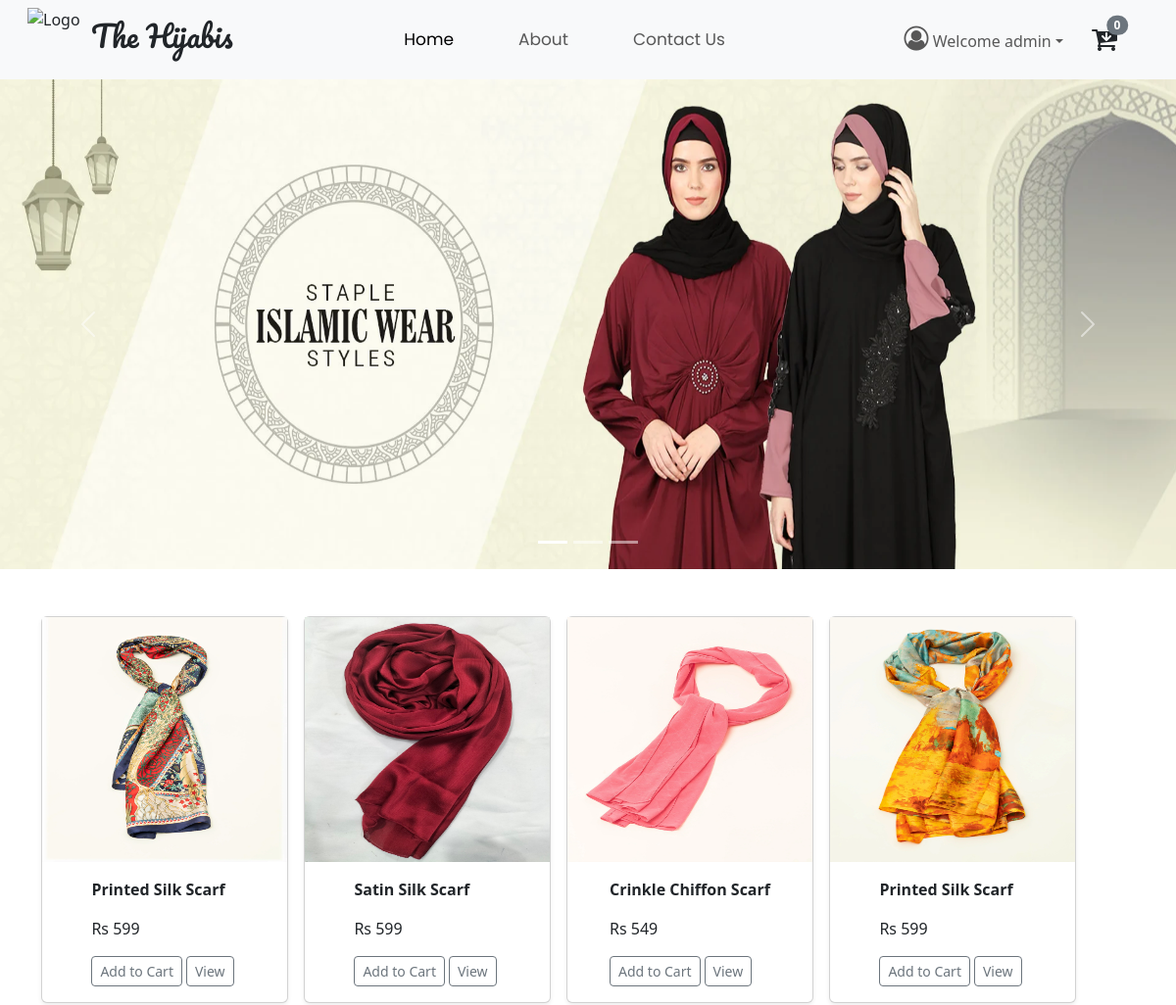
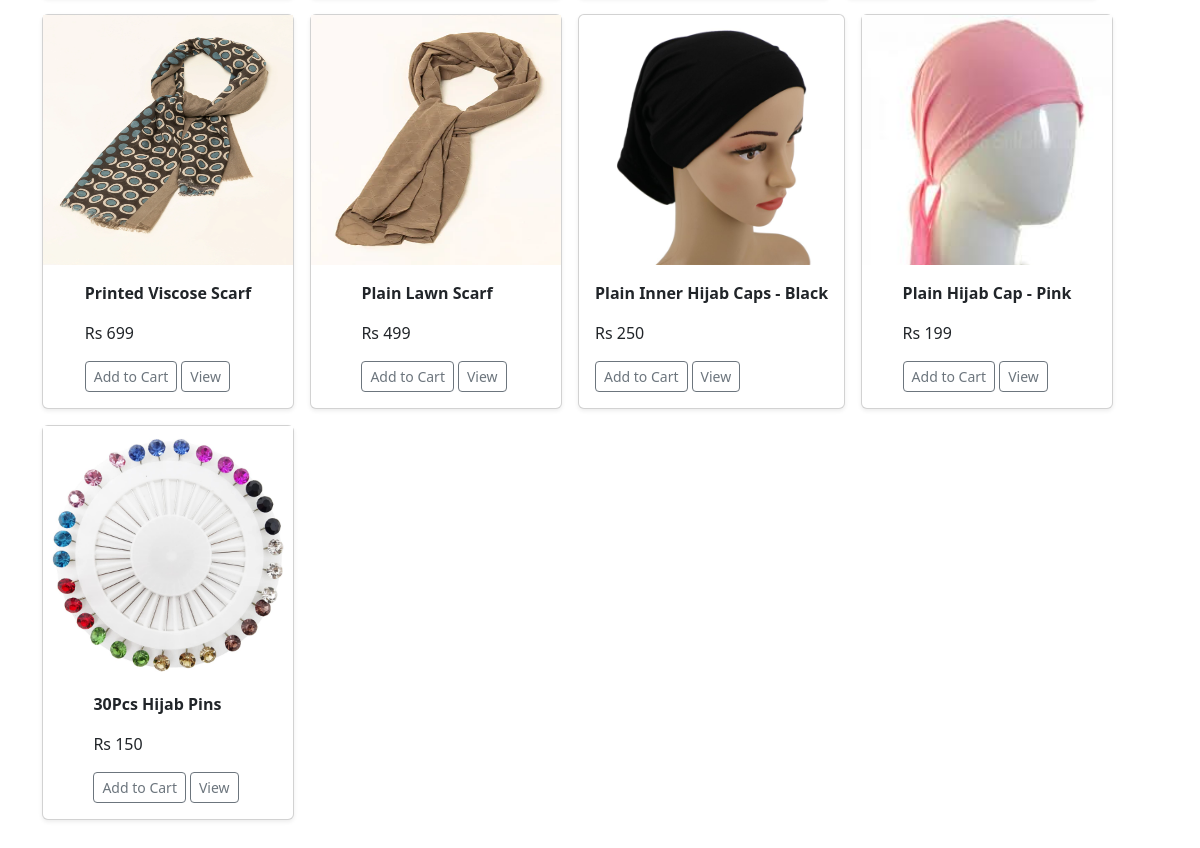
The app's page / (signed in) with its own data (2 pictures, top to bottom).
### home/models.py (models this page shows, shortened)
class Product(models.Model):
    product_id=models.AutoField
    product_name=models.CharField(max_length=50)
    desc=models.CharField(max_length=300)
    pub_date=models.DateField()
    category=models.CharField(max_length=50 ,default="")
    sub_category=models.CharField(max_length=50, default="")
    price=models.IntegerField(default=0)
    image=models.ImageField(upload_to="home/images", default="")

### home/views.py (the view, shortened to what this page needs)
# urls.py: path("",views.index, name='home'),
def index(request):
     products = None
     products=Product.objects.all()
     product=request.POST.get('product')
     cart = request.session.get('cart',{})
     request.session['cart']=cart
     print(cart)
     print(request.user)
     if request.user.is_anonymous:
        return redirect("/login")
     return render(request,'index.html',{'products': products})

### home/templatetags/cart.py (called while the page is built)
@register.filter(name='cart_quantity')
def cart_quantity(product  , cart):
    keys = cart.keys()
    for id in keys:
        try:
            if int(id) == product.id:
                return cart.get(id)
        except:
            continue
    return 0

@register.filter(name='total_cart_items')
def total_cart_items(products,cart):
    sum=0
    for p in products:
        sum+= cart_quantity(p,cart)
    return sum

### templates/index.html (shortened to what this page needs)
{% extends 'base.html' %}
{% block body %}
{%load cart %}
{%load static%}
<div class="container-fluid my-0 px-0">
  <div id="carouselExampleIndicators" class="carousel slide">
    <div class="carousel-indicators">
      <button type="button" data-bs-target="#carouselExampleIndicators" data-bs-slide-to="0" class="active"
        aria-current="true" aria-label="Slide 1"></button>
      <button type="button" data-bs-target="#carouselExampleIndicators" data-bs-slide-to="1"
        aria-label="Slide 2"></button>
      <button type="button" data-bs-target="#carouselExampleIndicators" data-bs-slide-to="2"
        aria-label="Slide 3"></button>
    </div>
    <div class="carousel-inner">
      <div class="carousel-item active">
        <img src="{%static 'img/img1.webp' %}"
        {% comment %} <img src="https://c0.wallpaperflare.com/preview/618/457/132/beautiful-cute-elegant-fashion.jpg" {% endcomment %}
          class="d-block w-100" style="width: 1600px; height: 500px;  " alt="...">
      </div>
    </div>
    <button class="carousel-control-prev" type="button" data-bs-target="#carouselExampleIndicators"
      data-bs-slide="prev">
      <span class="carousel-control-prev-icon" aria-hidden="true"></span>
    </button>
    <button class="carousel-control-next" type="button" data-bs-target="#carouselExampleIndicators"
      data-bs-slide="next">
      <span class="carousel-control-next-icon" aria-hidden="true"></span>
    </button>
  </div>
</div>
<div class="container my-5 ">
  {%block content%}
  <div class="row row-cols-1 row-cols-sm-2 row-cols-md-3 g-3">
    {% for product in products %}
    <div class="col" style='width:fit-content;'>
      <div class="card shadow-sm align-items-center " id={{product.id}}>
        <img src="/media/{{ product.image }}" width="250" height="250" alt="">
        <div class="card-body">
          <p class="card-text"><b>{{ product.product_name }}</b></p>
          <p>Rs {{ product.price }}</p>
          <div class="d-flex justify-content-between align-items-center">
            <div class="btn-group">
              <form action="/#{{ product.id }}" method="POST" id="myForm">
                <input type="submit" class="btn btn-sm btn-outline-secondary cart" style="--bs-btn-hover-bg: #f23292;"
                  value="Add to Cart" >
              </form>
              <a href="/Products/{{product.id}}"><button id="qv{{product.id}} " type="button"
                  class="btn btn-sm btn-outline-secondary cart mx-1"
                  style="--bs-btn-hover-bg: #f23292;">View</button></a>
            </div>
          </div>
        </div>
      </div>
    </div>
    {% endfor %}
  </div>
  {%endblock%}
  {% endblock body %}

### templates/base.html (shortened to what this page needs)
<!doctype html>
{%load cart%}
<html lang="en">
<head>
  <link rel="stylesheet" href="https://cdn.jsdelivr.net/npm/bootstrap@5.3.1/dist/css/bootstrap.rtl.min.css"
>
  <link rel="stylesheet" href="https://cdnjs.cloudflare.com/ajax/libs/font-awesome/4.7.0/css/font-awesome.min.css">
</head>
<body>
  <nav class="navbar navbar-expand-lg bg-body-tertiary " data-bs-theme="light">
    <div class="container-fluid">
      <img
        src="https://png.pngtree.com/png-clipart/20190517/original/pngtree-stock-vector-hijab-logo-vector-png-image_4258937.jpg"
        alt="Logo" width="65" height="65" class="d-inline-block align-text-top">
      <h4 style="font-family: 'Pacifico', cursive; font-size: 30px;">The Hijabis</h4>
      <div class="collapse navbar-collapse justify-content-center" id="navbarSupportedContent">
        <ul class="navbar-nav" style=" font-family: 'Poppins', sans-serif; font-size: 17px">
          <li class="nav-item" style='padding: 0 25px'>
            <a class="nav-link active" aria-current="page" href="/">Home</a>
          </li>
          <li class="nav-item" style='padding: 0 25px'>
            <a class="nav-link" href="/about">About</a>
          </li>
          <li class="nav-item" style='padding: 0 25px'>
            <a class="nav-link" href="/Contact">Contact Us</a>
          </li>
        </ul>
      </div>
      {%if request.user.is_authenticated%}
      <ul class="navbar-nav mr-auto">
        <li class="nav-item dropdown">
          <a class="nav-link dropdown-toggle   " href="#" id="navbardrop" data-toggle="dropdown" role="button"
            data-bs-toggle="dropdown" aria-haspopup="true" aria-expanded="false">
            <i class="fa fa-user-circle-o" style="font-size:25px" aria-hidden="true"></i>
            Welcome {{request.user.username}}
          </a>
        </li>
      </ul>
      {%else%}
      <li><a class="nav-link text-white" href="/login">Login</a></li>
      {%endif%}
    </div>
    <a class="nav-icon position-relative text-decoration-none" href="/bag" style='margin-right:55px;'>
      <i class="fa fa-fw fa-cart-arrow-down text-dark mr-2"style="font-size: 28px;"></i>
      <span class="position-absolute top-0 left-20 translate-middle badge rounded-pill bg-secondary text-ligt" style="right:5px;">{{products|total_cart_items:request.session.cart}}</span>
  </a>
  </nav>
</body>
{% block body %}{% endblock body %}
  </html>

### records on screen
Product: image (picture), product_name "Printed Silk Scarf", price "599"
Product: image (picture), product_name "Satin Silk Scarf", price "599"
Product: image (picture), product_name "Crinkle Chiffon Scarf", price "549"
Product: image (picture), product_name "Printed Silk Scarf", price "599"
Product: image (picture), product_name "Printed Viscose Scarf", price "699"
Product: image (picture), product_name "Plain Lawn Scarf", price "499"
Product: image (picture), product_name "Plain Inner Hijab Caps - Black", price "250"
Product: image (picture), product_name "Plain Hijab Cap - Pink", price "199"
Product: image (picture), product_name "30Pcs Hijab Pins", price "150"

### other values on screen
{{ request.user.username }} "admin"
{{ products|total_cart_items:request.session.cart }} "0"
